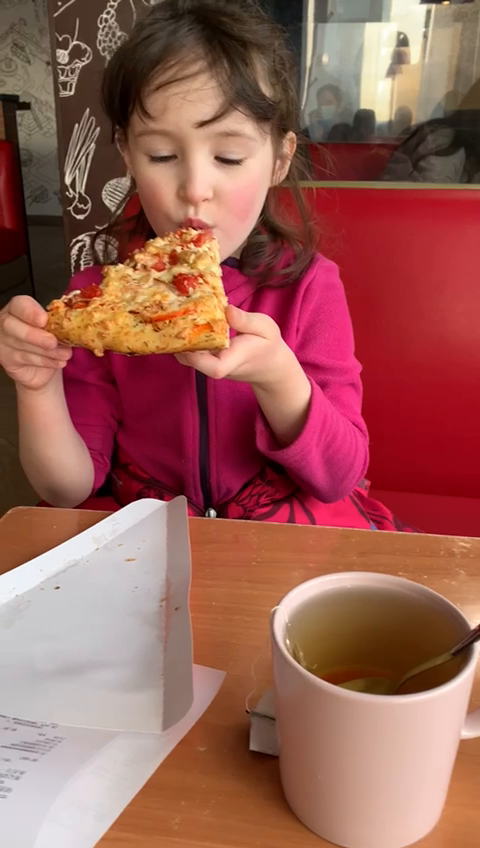
#> input picture frame 32 of Lesson16/IMG_0245.MP4, 480 x 848 px
$ python video.py
#> lines starting #> are read from the running program, lines starting #| are printed output that depends on the picture; after the words box and inside, x2 and y2 are one past the last pixel; in counts of white or black regions, pixels touching at a corner belong together
import cv2

face_cascades = cv2.CascadeClassifier(cv2.data.haarcascades + "haarcascade_frontalface_default.xml") # Используем библиотеку xml для распознования лица (можно использовать другие xml)

# [11 lines of commented-out code are left out]

cap = cv2.VideoCapture('IMG_0245.MP4') # Переменная работы с видео

while True:
    _, frame = cap.read() # Постоянно считываем изображение
#> frame is the input picture: shape (848, 480, 3); mean B, G, R 86.1, 95.3, 153.7
    img_gray = cv2.cvtColor(frame, cv2.COLOR_BGR2GRAY)
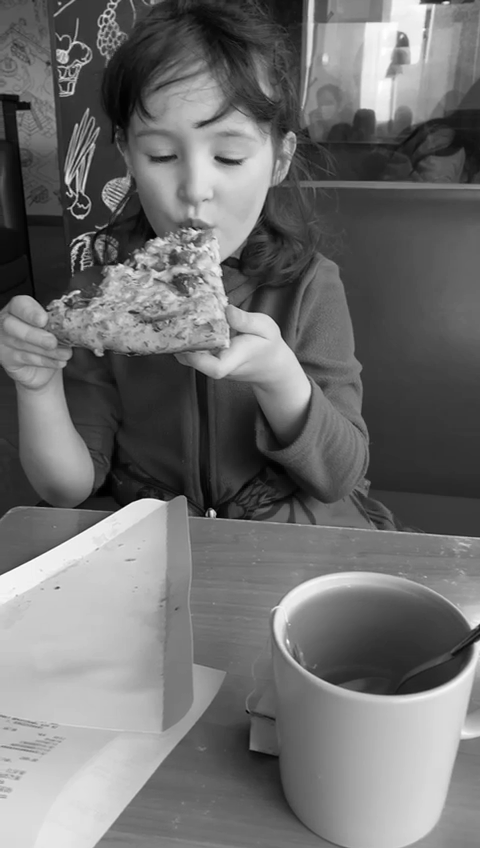
#> img_gray: shape (848, 480); min 0, max 254, mean 111.7
    faces = face_cascades.detectMultiScale(img_gray)
#> faces = [[108, 85, 178, 178]]

    for (x, y, w, h) in faces:
        cv2.rectangle(frame, (x, y), (x + w, y + h), (255, 0, 0), 2)
#> this loop made 1 pass
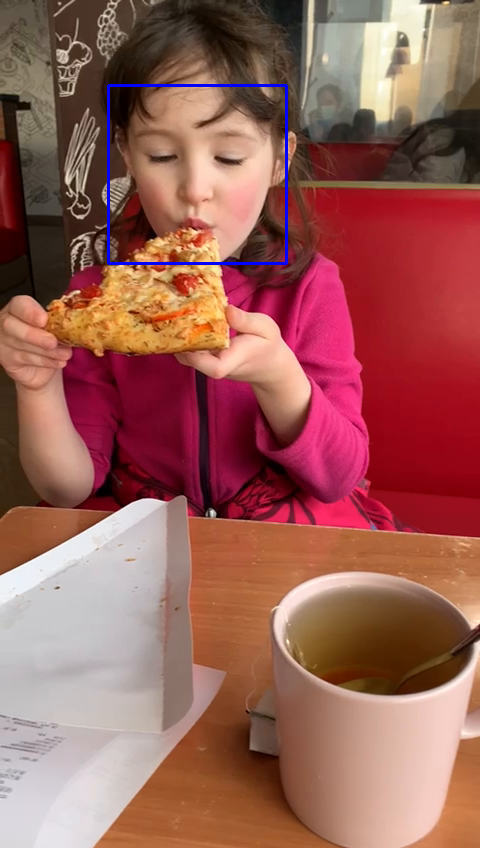
#> frame: shape (848, 480, 3); 0.52% of pixels changed, all inside (x1, y1, x2, y2) = (107, 84, 288, 265)

    cv2.imshow('Result', frame) # Выводим считанное изобаржение

    if cv2.waitKey(1) & 0xff == ord('q'): # Выходим из бесконечного цикла при нажатии на q
#> (key q is pressed here)
        break

$ run again, starting later in the video
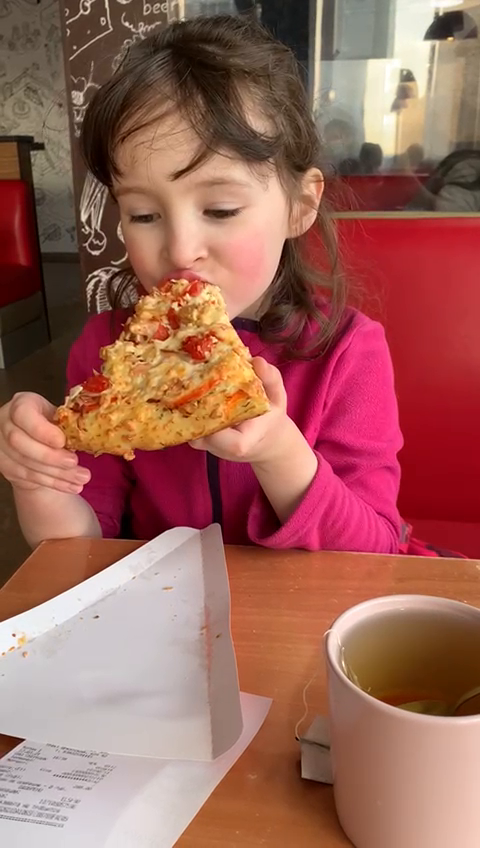
#> input picture frame 145 of Lesson16/IMG_0245.MP4, 480 x 848 px
#> frame is the input picture: shape (848, 480, 3); mean B, G, R 90.4, 100.9, 156.8
#> `img_gray = cv2.cvtColor(frame, cv2.COLOR_BGR2GRAY)`:
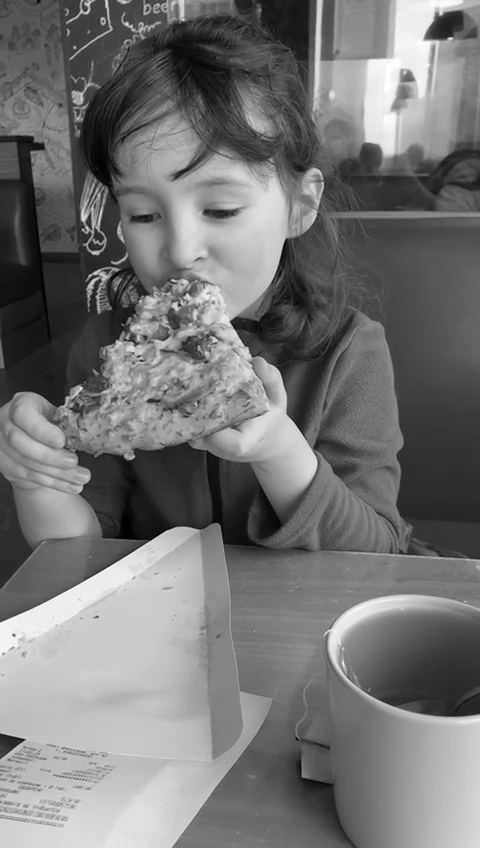
#> img_gray: shape (848, 480); min 0, max 255, mean 116.4
#> faces = [[344, 316, 52, 52], [95, 143, 185, 185], [110, 256, 195, 195]]
#> the loop `for (x, y, w, h) in faces:` made 3 passes
#> after the loop `for (x, y, w, h) in faces:`:
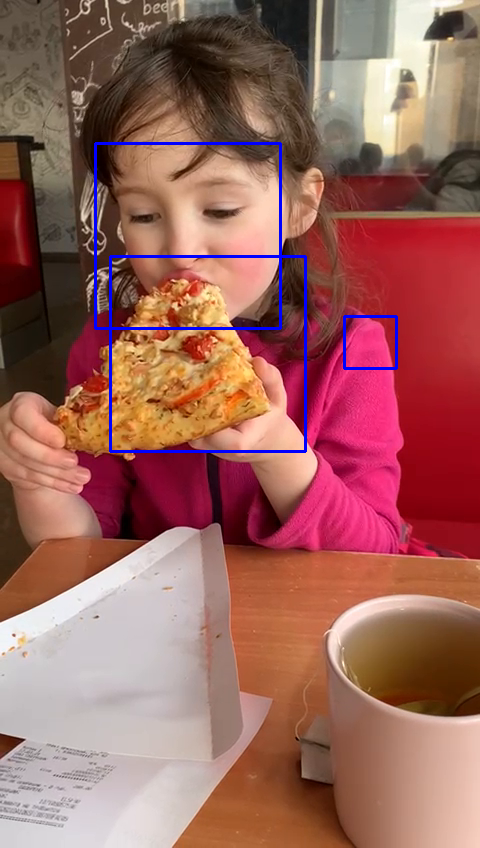
#> frame: shape (848, 480, 3); 1.27% of pixels changed, all inside (x1, y1, x2, y2) = (94, 142, 398, 453)

$ run again, starting later in the video
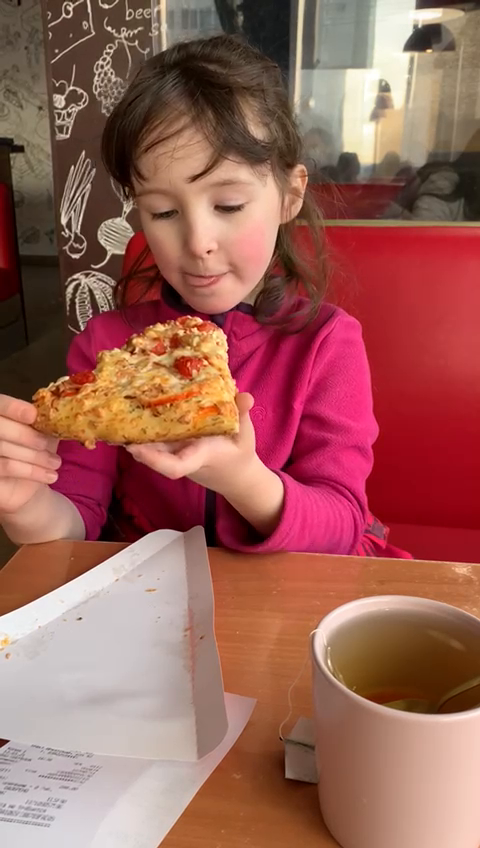
#> input picture frame 259 of Lesson16/IMG_0245.MP4, 480 x 848 px
#> frame is the input picture: shape (848, 480, 3); mean B, G, R 88.8, 98.3, 155.2
#> `img_gray = cv2.cvtColor(frame, cv2.COLOR_BGR2GRAY)`:
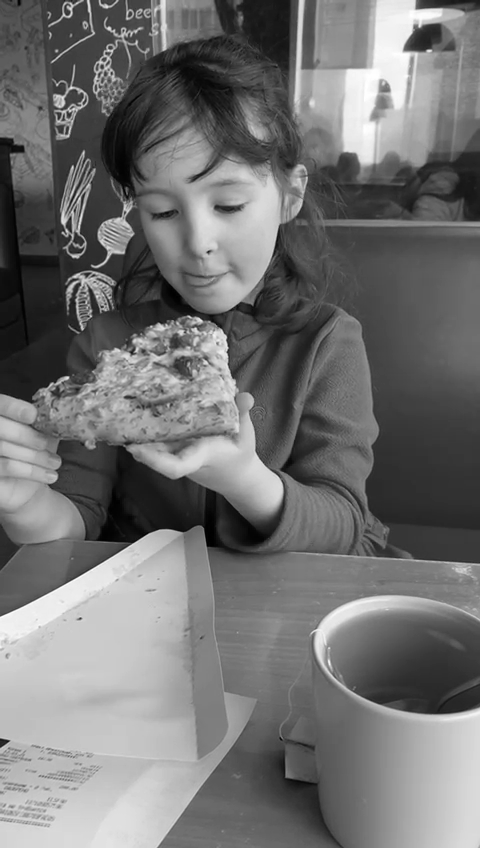
#> img_gray: shape (848, 480); min 0, max 255, mean 114.2
#> faces = [[312, 322, 57, 57], [125, 154, 150, 150], [173, 163, 134, 134]]
#> the loop `for (x, y, w, h) in faces:` made 3 passes
#> after the loop `for (x, y, w, h) in faces:`:
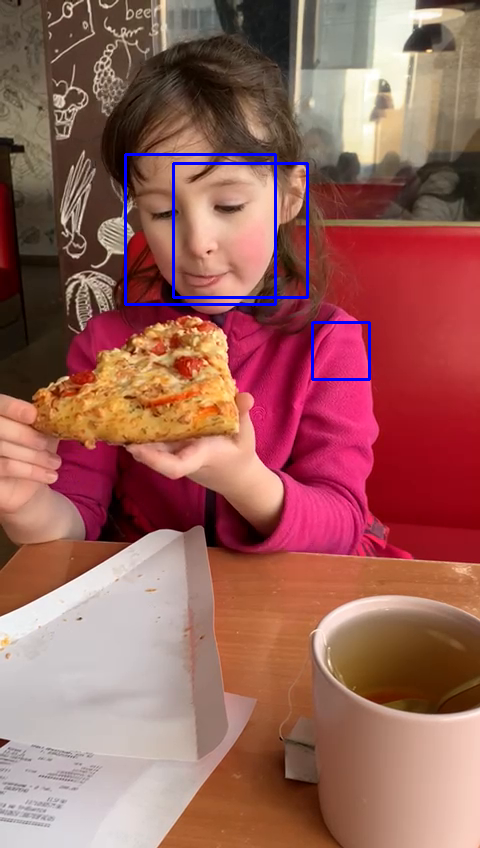
#> frame: shape (848, 480, 3); 1% of pixels changed, all inside (x1, y1, x2, y2) = (124, 153, 371, 381)
